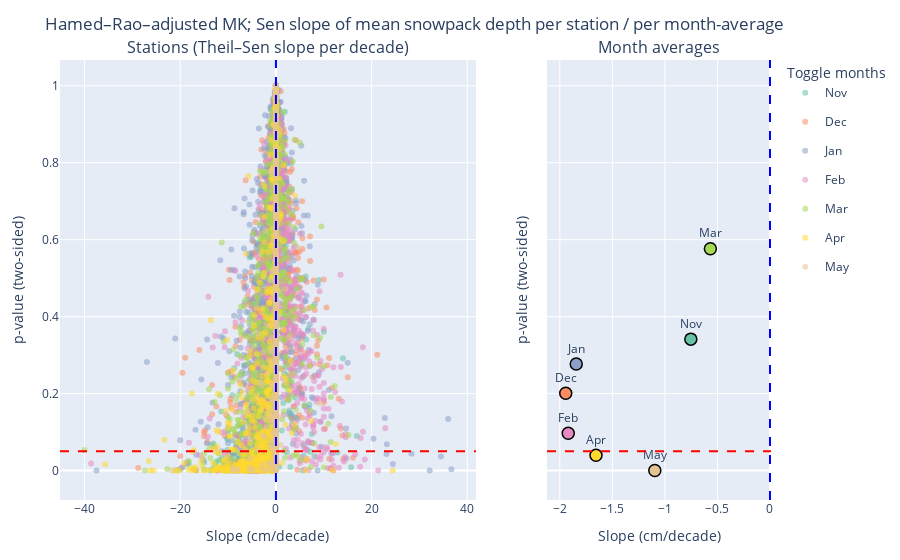

Notebook code cell kept with this figure:
### Markdown cell above
#### Month Mean Snowpack Series

This figure uses the same dataframes of station-month-level and month-level trend results. Each point is the Theil–Sen slope (cm/decade) and p-value computed on the month-average time snowpack series of Nov -> May, produced from the Hamed–Rao autocorrelation adjustment variant of the Mann-Kendall test.

- Left Chart 
    - Station-Months: each point is a station-month time series Theil–Sen slope plotted against its two-sided MK p-value.

- Right panel
    - Month: one point per Month from MK applied to the Month mean snowpack time series.

Guide lines: 
- The horizontal dashed red line marks the significance threshold (α = 0.05); points below it are statistically significant. 
- The vertical dashed blue line marks zero slope (left = declines; right = increases).

### Code cell
from Scripts.figures import month_trends_fig
month_fig = month_trends_fig(typical_station_month,avg_month)
month_fig

### Figure 1 — Plotly figure (JSON) as saved in the notebook; plotly's stock layout.template omitted (floating-point values rounded to 4 significant figures; data arrays with more than 128 entries replaced by an {"elided": "..."} marker saying what was removed)
{"data": [{"hovertemplate": "<b>%{text}</b><br>Slope: %{x:.2f} cm/decade<br>p: %{y:.3f}<extra></extra>", "legendgroup": "Nov", "marker": {"color": "rgb(102,194,165)", "opacity": 0.55, "size": 6}, "mode": "markers", "name": "Nov", "showlegend": true, "text": {"elided": "755 str values"}, "type": "scatter", "x": {"elided": "755 float values"}, "xaxis": "x", "y": {"elided": "755 float values"}, "yaxis": "y"}, {"hovertemplate": "<b>%{text}</b><br>Avg slope: %{x:.2f} cm/decade<br>p: %{y:.3f}<extra></extra>", "legendgroup": "Nov", "marker": {"color": "rgb(102,194,165)", "line": {"color": "black", "width": 1.5}, "size": 12}, "mode": "markers+text", "name": "Nov", "showlegend": false, "text": ["Nov"], "textposition": "top center", "type": "scatter", "x": [-0.7534], "xaxis": "x2", "y": [0.3415], "yaxis": "y2"}, {"hovertemplate": "<b>%{text}</b><br>Slope: %{x:.2f} cm/decade<br>p: %{y:.3f}<extra></extra>", "legendgroup": "Dec", "marker": {"color": "rgb(252,141,98)", "opacity": 0.55, "size": 6}, "mode": "markers", "name": "Dec", "showlegend": true, "text": {"elided": "775 str values"}, "type": "scatter", "x": {"elided": "775 float values"}, "xaxis": "x", "y": {"elided": "775 float values"}, "yaxis": "y"}, {"hovertemplate": "<b>%{text}</b><br>Avg slope: %{x:.2f} cm/decade<br>p: %{y:.3f}<extra></extra>", "legendgroup": "Dec", "marker": {"color": "rgb(252,141,98)", "line": {"color": "black", "width": 1.5}, "size": 12}, "mode": "markers+text", "name": "Dec", "showlegend": false, "text": ["Dec"], "textposition": "top center", "type": "scatter", "x": [-1.944], "xaxis": "x2", "y": [0.201], "yaxis": "y2"}, {"hovertemplate": "<b>%{text}</b><br>Slope: %{x:.2f} cm/decade<br>p: %{y:.3f}<extra></extra>", "legendgroup": "Jan", "marker": {"color": "rgb(141,160,203)", "opacity": 0.55, "size": 6}, "mode": "markers", "name": "Jan", "showlegend": true, "text": {"elided": "781 str values"}, "type": "scatter", "x": {"elided": "781 float values"}, "xaxis": "x", "y": {"elided": "781 float values"}, "yaxis": "y"}, {"hovertemplate": "<b>%{text}</b><br>Avg slope: %{x:.2f} cm/decade<br>p: %{y:.3f}<extra></extra>", "legendgroup": "Jan", "marker": {"color": "rgb(141,160,203)", "line": {"color": "black", "width": 1.5}, "size": 12}, "mode": "markers+text", "name": "Jan", "showlegend": false, "text": ["Jan"], "textposition": "top center", "type": "scatter", "x": [-1.844], "xaxis": "x2", "y": [0.2767], "yaxis": "y2"}, {"hovertemplate": "<b>%{text}</b><br>Slope: %{x:.2f} cm/decade<br>p: %{y:.3f}<extra></extra>", "legendgroup": "Feb", "marker": {"color": "rgb(231,138,195)", "opacity": 0.55, "size": 6}, "mode": "markers", "name": "Feb", "showlegend": true, "text": {"elided": "781 str values"}, "type": "scatter", "x": {"elided": "781 float values"}, "xaxis": "x", "y": {"elided": "781 float values"}, "yaxis": "y"}, {"hovertemplate": "<b>%{text}</b><br>Avg slope: %{x:.2f} cm/decade<br>p: %{y:.3f}<extra></extra>", "legendgroup": "Feb", "marker": {"color": "rgb(231,138,195)", "line": {"color": "black", "width": 1.5}, "size": 12}, "mode": "markers+text", "name": "Feb", "showlegend": false, "text": ["Feb"], "textposition": "top center", "type": "scatter", "x": [-1.92], "xaxis": "x2", "y": [0.09692], "yaxis": "y2"}, {"hovertemplate": "<b>%{text}</b><br>Slope: %{x:.2f} cm/decade<br>p: %{y:.3f}<extra></extra>", "legendgroup": "Mar", "marker": {"color": "rgb(166,216,84)", "opacity": 0.55, "size": 6}, "mode": "markers", "name": "Mar", "showlegend": true, "text": {"elided": "783 str values"}, "type": "scatter", "x": {"elided": "783 float values"}, "xaxis": "x", "y": {"elided": "783 float values"}, "yaxis": "y"}, {"hovertemplate": "<b>%{text}</b><br>Avg slope: %{x:.2f} cm/decade<br>p: %{y:.3f}<extra></extra>", "legendgroup": "Mar", "marker": {"color": "rgb(166,216,84)", "line": {"color": "black", "width": 1.5}, "size": 12}, "mode": "markers+text", "name": "Mar", "showlegend": false, "text": ["Mar"], "textposition": "top center", "type": "scatter", "x": [-0.5673], "xaxis": "x2", "y": [0.5763], "yaxis": "y2"}, {"hovertemplate": "<b>%{text}</b><br>Slope: %{x:.2f} cm/decade<br>p: %{y:.3f}<extra></extra>", "legendgroup": "Apr", "marker": {"color": "rgb(255,217,47)", "opacity": 0.55, "size": 6}, "mode": "markers", "name": "Apr", "showlegend": true, "text": {"elided": "767 str values"}, "type": "scatter", "x": {"elided": "767 float values"}, "xaxis": "x", "y": {"elided": "767 float values"}, "yaxis": "y"}, {"hovertemplate": "<b>%{text}</b><br>Avg slope: %{x:.2f} cm/decade<br>p: %{y:.3f}<extra></extra>", "legendgroup": "Apr", "marker": {"color": "rgb(255,217,47)", "line": {"color": "black", "width": 1.5}, "size": 12}, "mode": "markers+text", "name": "Apr", "showlegend": false, "text": ["Apr"], "textposition": "top center", "type": "scatter", "x": [-1.656], "xaxis": "x2", "y": [0.03949], "yaxis": "y2"}, {"hovertemplate": "<b>%{text}</b><br>Slope: %{x:.2f} cm/decade<br>p: %{y:.3f}<extra></extra>", "legendgroup": "May", "marker": {"color": "rgb(229,196,148)", "opacity": 0.55, "size": 6}, "mode": "markers", "name": "May", "showlegend": true, "text": {"elided": "667 str values"}, "type": "scatter", "x": {"elided": "667 float values"}, "xaxis": "x", "y": {"elided": "667 float values"}, "yaxis": "y"}, {"hovertemplate": "<b>%{text}</b><br>Avg slope: %{x:.2f} cm/decade<br>p: %{y:.3f}<extra></extra>", "legendgroup": "May", "marker": {"color": "rgb(229,196,148)", "line": {"color": "black", "width": 1.5}, "size": 12}, "mode": "markers+text", "name": "May", "showlegend": false, "text": ["May"], "textposition": "top center", "type": "scatter", "x": [-1.096], "xaxis": "x2", "y": [0.0001185], "yaxis": "y2"}], "layout": {"annotations": [{"font": {"size": 16}, "showarrow": false, "text": "Stations (Theil–Sen slope per decade)", "x": 0.2925, "xanchor": "center", "xref": "paper", "y": 1, "yanchor": "bottom", "yref": "paper"}, {"font": {"size": 16}, "showarrow": false, "text": "Month averages", "x": 0.8425, "xanchor": "center", "xref": "paper", "y": 1, "yanchor": "bottom", "yref": "paper"}], "legend": {"groupclick": "togglegroup", "title": {"text": "Toggle months"}}, "margin": {"b": 60, "l": 60, "r": 20, "t": 60}, "shapes": [{"line": {"color": "red", "dash": "dash"}, "type": "line", "x0": 0, "x1": 1, "xref": "x domain", "y0": 0.05, "y1": 0.05, "yref": "y"}, {"line": {"color": "blue", "dash": "dash"}, "type": "line", "x0": 0, "x1": 0, "xref": "x", "y0": 0, "y1": 1, "yref": "y domain"}, {"line": {"color": "red", "dash": "dash"}, "type": "line", "x0": 0, "x1": 1, "xref": "x2 domain", "y0": 0.05, "y1": 0.05, "yref": "y2"}, {"line": {"color": "blue", "dash": "dash"}, "type": "line", "x0": 0, "x1": 0, "xref": "x2", "y0": 0, "y1": 1, "yref": "y2 domain"}], "title": {"text": "Hamed–Rao–adjusted MK; Sen slope of mean snowpack depth per station / per month-average"}, "xaxis": {"anchor": "y", "domain": [0, 0.585], "title": {"text": "Slope (cm/decade)"}}, "xaxis2": {"anchor": "y2", "domain": [0.685, 1], "title": {"text": "Slope (cm/decade)"}}, "yaxis": {"anchor": "x", "domain": [0, 1], "title": {"text": "p-value (two-sided)"}}, "yaxis2": {"anchor": "x2", "domain": [0, 1], "matches": "y", "showticklabels": false, "title": {"text": "p-value (two-sided)"}}}}
